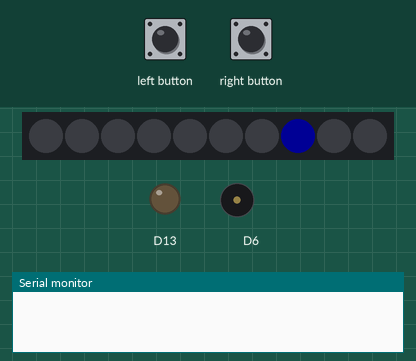
Bench run of a sketch on a simulated Adafruit Circuit Playground Express. On the bench: 10 RGB LEDs in strip order, left to right, output pins drawn as LEDs (lit = HIGH), buzzer (waves = sounding), the last lines printed to the serial monitor. The test bench sets the inputs (shaded band). Dim RGB values are drawn brighter than linear; random numbers use the default seed unless the sketch sets one.

Above: at 1.1 s.
1.7 s: right button pressed for 0.15 s
At 4.3 s:
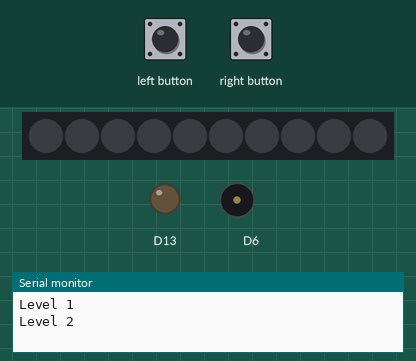
4.8 s: left button pressed for 0.15 s
At 6.7 s:
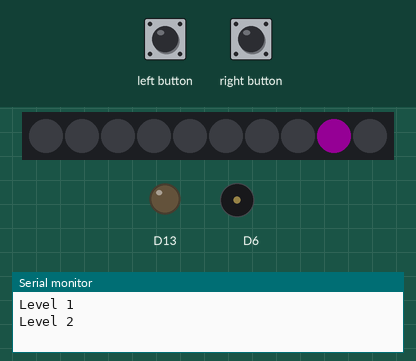
7.9 s: left button pressed for 1 s
At 9.4 s:
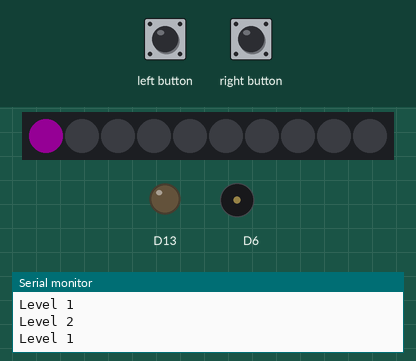
Timing chart, 0 to 10.9 s (numbered marks = the images above; inputs shaded):
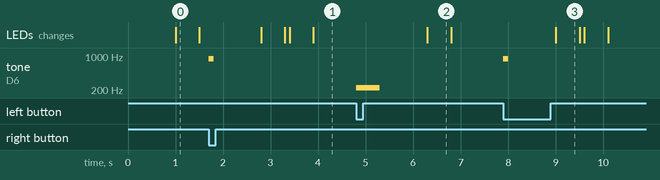

Measured:
- after the input at 1.7 s, tone on D6: silent → 880 Hz at once, → silent 0.10 s later; the LEDs: first change after 1.1 s (image 1 shows a later state)
- after the input at 4.8 s, tone on D6: silent → 220 Hz at once, → silent 0.50 s later; the LEDs: change after 1.5 s (image 2)
- after the input at 7.9 s, tone on D6: silent → 880 Hz at once, → silent 0.10 s later; the LEDs: change after 1.1 s (image 3)
- what the display in image 0 shows lasts 0.5 s, from 1.0 s to 1.5 s

The sketch:

finalgame.ino
```cpp
#include <Adafruit_CircuitPlayground.h>
#include <AsyncDelay.h>
int rightpin=5;
int leftpin=4;
int level=1;
int sequence[11];
int playerindex=1;
int pink=1;
int blue=0;


void setup()
{
  Serial.begin(9600);
  CircuitPlayground.begin();
  attachInterrupt(digitalPinToInterrupt(leftpin),leftpart,FALLING); //attaching interrupts
  attachInterrupt(digitalPinToInterrupt(rightpin),rightpart,FALLING);
}

void loop()
{
  if(level>=10)
  {
    CircuitPlayground.clearPixels();
    CircuitPlayground.playTone(440,1000); //indicates the game is complete
    delay(2000);
    restartgame();
  }
  if (playerindex==level) //makes sure the player finished the current level amd can move on
  {
    playerindex=1;
    delay(1000);
    nextlevel();
  }
}


void nextlevel()
{
  display();
  Serial.print("Level "); //changes to the next level
  Serial.println(level);
  level++;
}
void buttonpart(int color)
{
  if(sequence[playerindex]==color)
  {
    //Correct button pressed
    CircuitPlayground.playTone(880,100); //play sound to indicate correct answer
    playerindex++;
  }
  else
  {
    // Incorrect button pressed
    CircuitPlayground.playTone(220, 500); // Play a sound to indicate wrong answer
    restartgame();
  }
}
void display()
{
  //function to play the random lights for the game
    for(int i=1;i<=level;i++)
    {
      int LED_num=random(10);
      if(LED_num%2==0)
      {
        CircuitPlayground.setPixelColor(LED_num,255,0,255); //pink
        sequence[i]=pink;
      }
      else
      {
        CircuitPlayground.setPixelColor(LED_num,0,0,255); //blue
        sequence[i]=blue;
      }
    delay(500);
    CircuitPlayground.clearPixels();
    delay(100);
    }
    CircuitPlayground.clearPixels();
}


void restartgame()
{
  level=1; //this function runs when the player eiter finishes the game or looses a level.
  playerindex=1;
}
void leftpart()
{
    buttonpart(pink); //left button interrupt
}
void rightpart()
{
    buttonpart(blue); //right button interrupt
}
```
